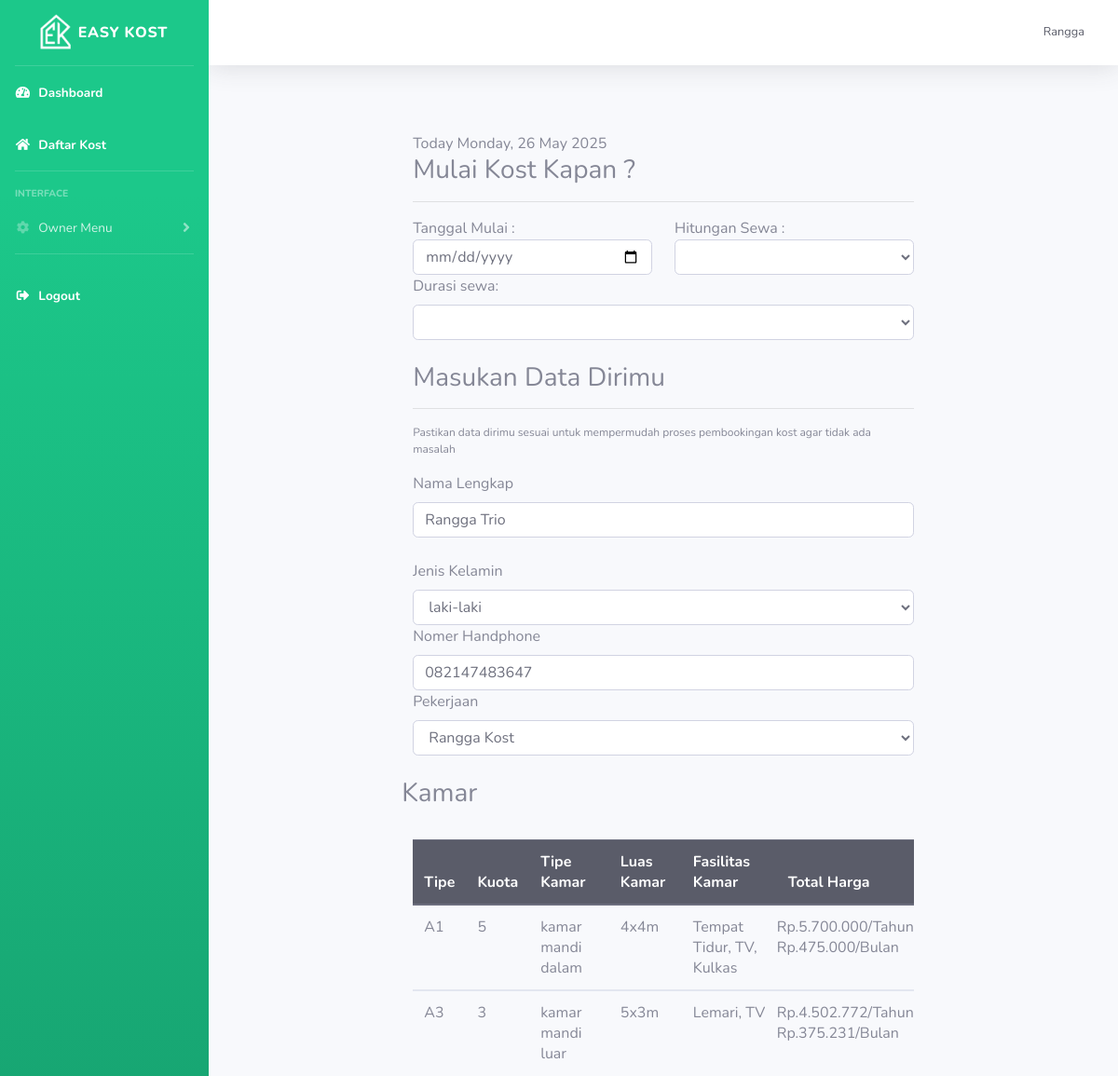
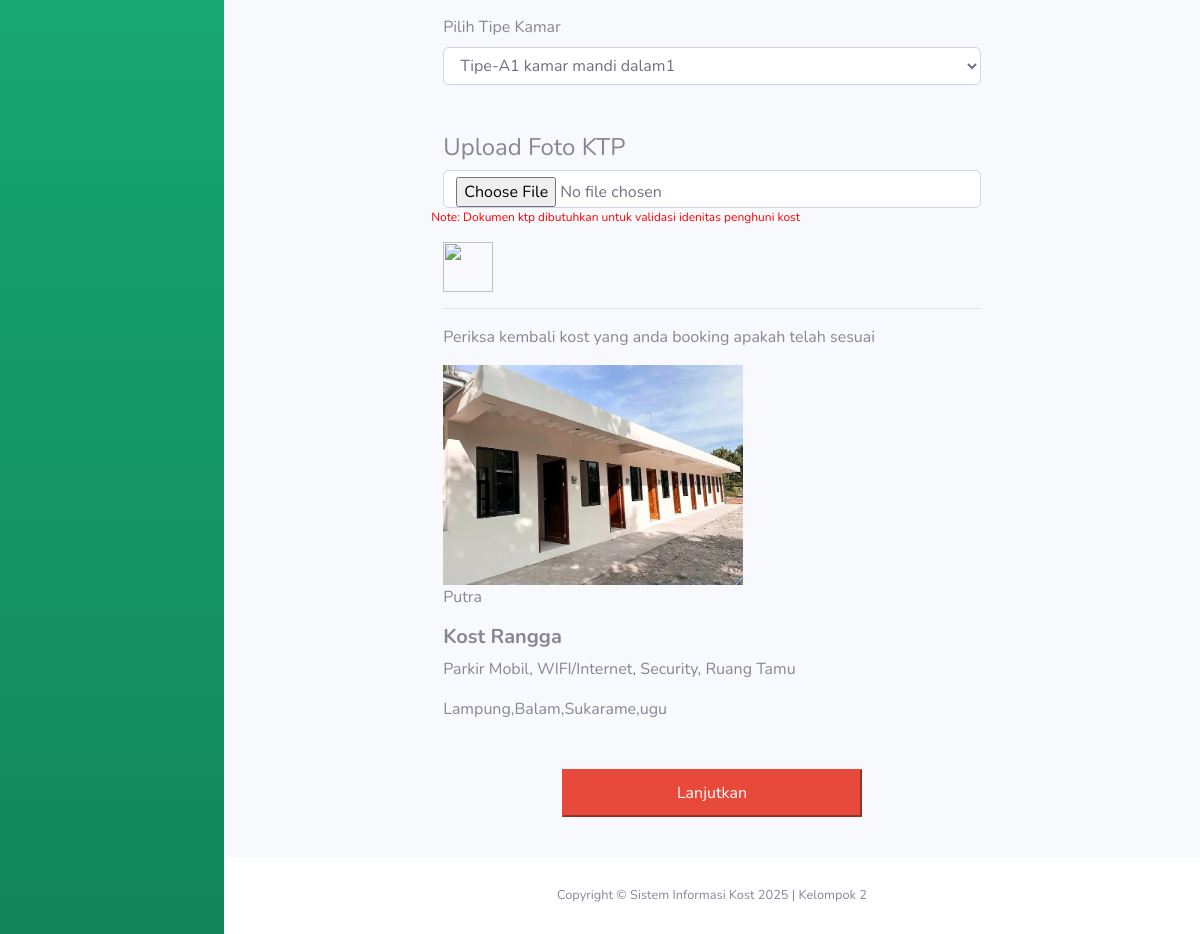
Page /kost/booking.php?id_kost=4 (signed in) on the committed database (2 pictures, top to bottom).
### tables this page shows
CREATE TABLE `user` (
  `id` int(11) NOT NULL,
  `nama_lengkap` varchar(255) NOT NULL,
  `email` varchar(255) NOT NULL,
  `username` varchar(255) NOT NULL,
  `password` varchar(255) NOT NULL,
  `no_hp` varchar(255) NOT NULL,
  `pekerjaan` varchar(255) NOT NULL,
  `jenis_kelamin` varchar(25) NOT NULL,
  `foto_ktp` varchar(255) NOT NULL,
  `foto_profil` text NOT NULL,
  `roles` int(11) NOT NULL,
  `id_kost_saya` int(11) NOT NULL
);

CREATE TABLE `kamar` (
  `id_kamar` int(11) NOT NULL,
  `id_kost` int(11) NOT NULL,
  `jumlah_kamar` int(11) NOT NULL,
  `panjang_kamar` int(11) NOT NULL,
  `lebar_kamar` int(11) NOT NULL,
  `tipe_kamar` varchar(255) NOT NULL,
  `biaya_fasilitas` int(11) NOT NULL,
  `fasilitas_kamar` varchar(255) NOT NULL
);

CREATE TABLE `kost` (
  `id_kost` int(11) NOT NULL,
  `nama_kost` varchar(255) NOT NULL,
  `tipe_kost` varchar(255) NOT NULL,
  `jenis_kost` varchar(255) NOT NULL,
  `jumlah_kamar` int(11) NOT NULL,
  `tanggal_tagih` date NOT NULL,
  `nama_pemilik` text NOT NULL,
  `nama_bank` text NOT NULL,
  `no_rekening` int(11) NOT NULL,
  `foto_bangunan_utama` varchar(255) NOT NULL,
  `foto_kamar` varchar(255) NOT NULL,
  `foto_kamar_mandi` varchar(255) NOT NULL,
  `foto_interior` varchar(255) NOT NULL,
  `provinsi` varchar(25) NOT NULL,
  `kota` varchar(25) NOT NULL,
  `kecamatan` varchar(25) NOT NULL,
  `kelurahan` varchar(25) NOT NULL,
  `alamat` varchar(255) NOT NULL,
  `harga_sewa` int(11) NOT NULL,
  `kontak` varchar(255) NOT NULL,
  `deskripsi` text NOT NULL,
  `id_pemilik` int(11) NOT NULL,
  `fasilitas_kost` text NOT NULL
);

### kost/booking.php (the view, shortened to what this page needs)
<?php
include "template/header.php";
$id_kost = $_GET['id_kost'];
$query = "SELECT * FROM user WHERE username='$username'";
$data = mysqli_query($koneksi, $query);
$d = mysqli_fetch_array($data);
$query2 = "SELECT * FROM kost where id_kost='$id_kost'";
$data2 = mysqli_query($koneksi, $query2);
$f = mysqli_fetch_array($data2);
$idkost = $id_kost;
$dquery = "SELECT * FROM kamar WHERE id_kost=$idkost";
$kamar = mysqli_query($koneksi, $dquery);
$cek = mysqli_num_rows($kamar);
function fas($fas, $tipe_kost)
{
    if ($tipe_kost == "Bulan") {
        return $fas;
    } else if ($tipe_kost == "Tahun") {
        return $fas * 12;
    }
}
?>
<br>
<div class="container">
    Today <?php echo date("l, j F Y"); ?>
    <form enctype="multipart/form-data" action="booking-2.php?id_kost=<?php echo $id_kost; ?>" method="post" id="form1" class="form-group">
        <h3>Mulai Kost Kapan ?</h3>
        <hr>
        <div class="row">
            <div class="col">
                Tanggal Mulai : <input required type="date" name="tanggal_masuk" id="tanggal_masuk" class="form-control">
            </div>
            <div class="col">
                Hitungan Sewa : <select required class="form-control" id="hitungan_sewa" name="hitungan_sewa" onchange="tampilkan()">
                    <option hidden value=""></option>
                    <option value="3">Bulanan</option>
                </select>
            </div>
        </div>
        <div class="row">
            <div class="col">
                <label>Durasi sewa: </label> <select required class="form-control" id="durasi_sewa" name="durasi_sewa">
                </select>
            </div>
        </div>
        <br>
        <h3>Masukan Data Dirimu</h3>
        <hr>
        <p style="font-size: 12px">Pastikan data dirimu sesuai untuk mempermudah proses pembookingan kost agar tidak ada masalah</p>
        <div class="row">
            <div class="col"><label for="nama_lengkap">Nama Lengkap</label>
                <input value="<?php echo $d['nama_lengkap'] ?>" type="text" name="nama_lengkap" class="form-control"></div>
        </div><br>
        <div class="row">
            <div class="col">
                <label for="jenis_kelamin">Jenis Kelamin</label>
                <select name="jenis_kelamin" id="jenis_kelamin" class="form-control">
                    <option selected hidden value="<?php echo $d['jenis_kelamin'] ?>"><?php echo $d['jenis_kelamin'] ?></option>
                </select>
            </div>
        </div>
        <div class="row">
            <div class="col">
                <label for="no_hp">Nomer Handphone</label>
                <input value="<?php echo $d['no_hp'] ?>" type="number" name="no_hp" id="" class="form-control">
            </div>
        </div>
        <div class="row">
            <div class="col">
                <label for="pekerjaan">Pekerjaan</label>
                <div class="row">
                    <div class="col">
                        <select class="form-control" name="pekerjaan" id="pekerjaan">
                            <option selected hidden value="<?php echo $d['pekerjaan'] ?>"><?php echo $d['pekerjaan'] ?></option>
                        </select>
                    </div>
                </div>
            </div>
        </div>
        <br>
        <div class="row">
            <h3>Kamar</h3>
        </div>
        <div class="row">
            <div class="col">
                <?php
                if ($cek > 0) {
                ?>
                    <div class="row">
                        <div class="col">
                            <br>
                            <table class="table">
                                <thead class=" thead-dark">
                                    <tr>
                                        <th>Tipe</th>
                                        <th>Kuota</th>
                                        <th>Tipe Kamar</th>
                                        <th>Luas Kamar</th>
                                        <th>Fasilitas Kamar</th>
                                        <th>Total Harga</th>
                                    </tr>
                                </thead>
                                <?php
                                $i = 0;
                                while ($l = mysqli_fetch_array($kamar)) {
                                    $i++;
                                    if ($l['jumlah_kamar'] > 0) {
                                ?>
                                        <tbody>
                                            <tr>
                                                <td><?php echo "A" . $i; ?></td>
                                                <td><?php if ($l['jumlah_kamar'] > 0) {
                                                        echo $l['jumlah_kamar'];
                                                    } else {
                                                        echo "Penuh";
                                                    }
                                                    ?></td>
                                                <td><?php echo $l['tipe_kamar'] ?></td>
                                                <td><?php echo $l['panjang_kamar'] . "x" . $l['lebar_kamar'] . "m" ?></td>
                                                <td><?php echo $l['fasilitas_kamar'] ?></td>
                                                <td>
                                                    <div class="row">
                                                        <?php
                                                        echo "Rp.";
                                                        if ($f['tipe_kost'] == "Tahun") {
                                                            echo number_format($f['harga_sewa'] + fas($l['biaya_fasilitas'], $f['tipe_kost']), 0, ',', '.') . "/" . "Tahun";
                                                        } else if ($f['tipe_kost'] == "Bulan") {
                                                            echo number_format(($f['harga_sewa'] + fas($l['biaya_fasilitas'], $f['tipe_kost'])) * 12, 0, ',', '.') . "/" . "Tahun";
                                                        }
                                                        ?>
                                                    </div>
                                                    <div class="row">
                                                        <?php
                                                        echo "Rp.";
                                                        if ($f['tipe_kost'] == "Bulan") {
                                                            echo number_format($f['harga_sewa'] + fas($l['biaya_fasilitas'], $f['tipe_kost']), 0, ',', '.') . "/" . "Bulan";
                                                        } else if ($f['tipe_kost'] == "Tahun") {
                                                            echo number_format(($f['harga_sewa'] + fas($l['biaya_fasilitas'], $f['tipe_kost'])) / 12, 0, ',', '.') . "/" . "Bulan";
                                                        }
                                                        ?>
                                                    </div>
                                                </td>
                                            </tr>
                                        </tbody>
                                <?php }
                                }
                                $kamar2 = mysqli_query($koneksi, $dquery);
                                ?>
                            </table>
                            <label for="">Pilih Tipe Kamar</label>
                            <select name="idkamar" id="" class=" form-control">
                                <?php
                                $i = 0;
                                while ($z = mysqli_fetch_array($kamar2)) {
                                    $i++;
                                    if ($z['jumlah_kamar'] > 0) {
                                ?>
                                        <option value="<?php echo $z['id_kamar'] ?>">Tipe-A<?php echo $i . " " . $z['tipe_kamar'] . $z['id_kamar'] ?> </option>
                                <?php
                                    }
                                }
                                ?>
                            </select>
                        </div>
                    </div>
                <?php } ?>
                <br>
            </div>
        </div>
        <br>
        <div class="row">
            <div class="col">
                <h4 for="foto_ktp">Upload Foto KTP</h4><input type="file" name="foto_ktp" id="foto_ktp" class="form-control ">
            </div>
        </div>
        <div class="row">
            <p style="color:red;font-size:12px">Note: Dokumen ktp dibutuhkan untuk validasi idenitas penghuni kost</p>
        </div>
        <div class="row">
            <div class="col">
                <img width="50px" src="../img/ktp/<?php echo $d['foto_ktp'] ?>" alt="">
            </div>
        </div>
        <hr>
        <p>Periksa kembali kost yang anda booking apakah telah sesuai</p>
        <div class="row">
            <div class="col">
                <img src="../img/foto_kost/kamar/<?php echo $f['foto_kamar'] ?>" alt="" width="300px">
            </div>
            <div class="col">
                <p><?php echo $f['jenis_kost'] ?></p>
                <h5 class="font-weight-bold"><?php echo $f['nama_kost'] ?></h5>
                <p><?php echo $f['fasilitas_kost'] ?></p>
                <?php echo $f['provinsi'] ?>,<?php echo $f['kota'] ?>,<?php echo $f['kecamatan'] ?>,<?php echo $f['kelurahan'] ?>
            </div>
        </div>
        <br>
        <br>
        <div class="row">
            <div class="col text-center">
                <button type="submit" class="btn-danger" style="padding: 10px;width:300px;" name="order">Lanjutkan</button>
            </div>
        </div>
        <br>
    </form>
</div>
<?php
include "template/footer.php";
?>

### kost/booking.php (style rules this page uses)
.container { width: 60%; }

### rows in the picture
user: nama_lengkap "Rangga Trio", jenis_kelamin "laki-laki", no_hp "082147483647", pekerjaan "Rangga Kost"
kamar: jumlah_kamar "5", tipe_kamar "kamar mandi dalam", panjang_kamar "4", lebar_kamar "4", fasilitas_kamar "Tempat Tidur, TV, Kulkas", id_kost+biaya_fasilitas "5.700.000", id_kost+biaya_fasilitas "475.000"
kamar: jumlah_kamar "3", tipe_kamar "kamar mandi luar", panjang_kamar "5", lebar_kamar "3", fasilitas_kamar "Lemari, TV", id_kost+biaya_fasilitas "4.502.772", id_kost+biaya_fasilitas "375.231"
kost: foto_kamar (picture), jenis_kost "Putra", nama_kost "Kost Rangga", fasilitas_kost "Parkir Mobil, WIFI/Internet, Security, Ruang Tamu", provinsi "Lampung", kota "Balam", kecamatan "Sukarame", kelurahan "ugu"

### other values in the picture
$_SESSION['username'] "Rangga"
